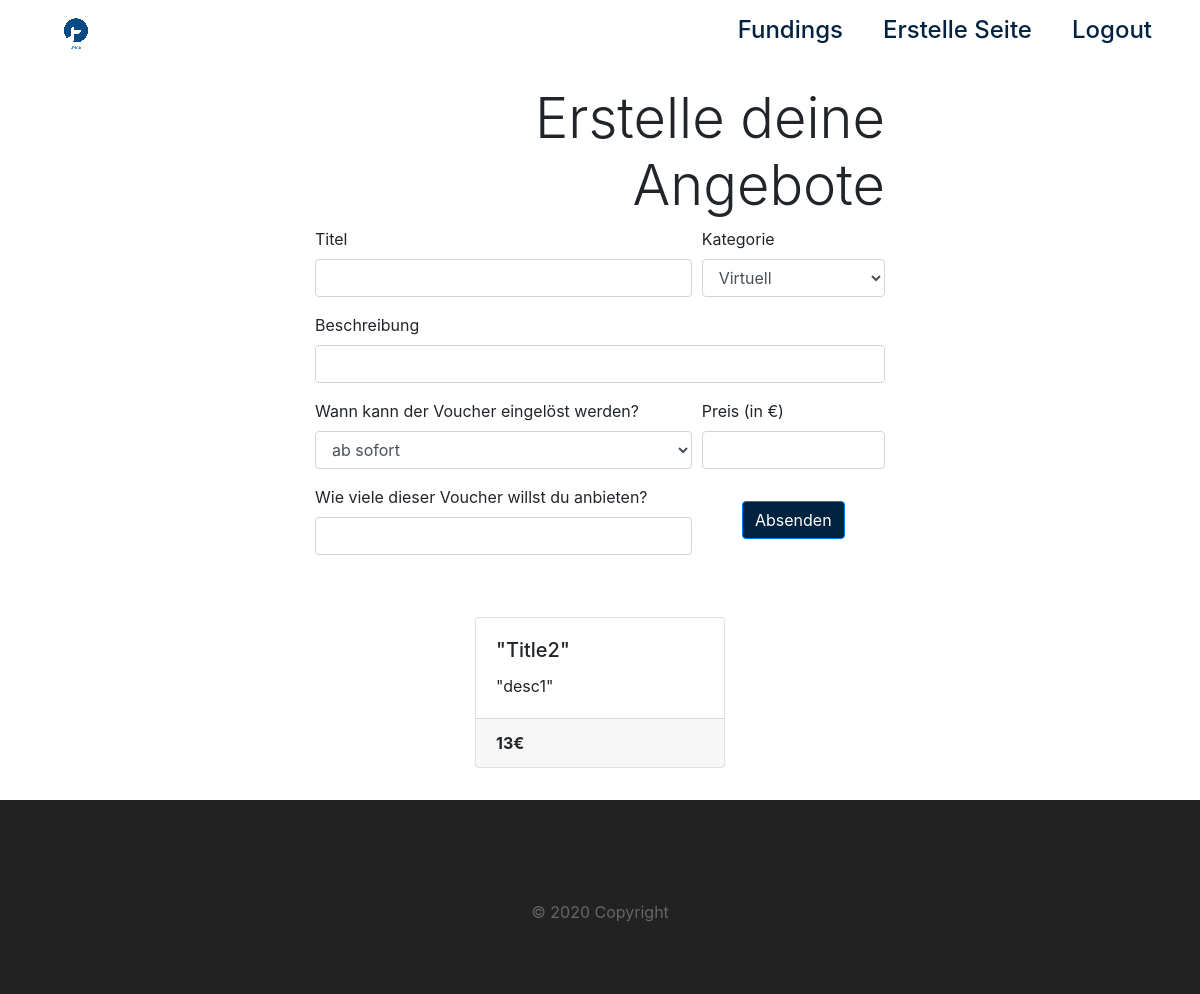
The app's page /createRewards/2 (signed in) with its own data.
### app.py (models this page shows)
class Reward(db.Model):
    Page_Id = db.Column(db.Integer, db.ForeignKey("page.id"))
    id = db.Column(db.Integer, primary_key=True)
    title = db.Column(db.String)
    description = db.Column(db.String)
    category_form = db.Column(db.String)
    category_time = db.Column(db.String)
    price = db.Column(db.Float)
    primary = db.Column(db.Boolean)
    active = db.Column(db.Boolean)

### app.py (the view, shortened to what this page needs)
@app.route("/createRewards/<int:pageId>", methods=['GET', 'POST'])
@login_required
def createRewards(pageId):
    rewards = Reward.query.filter_by(Page_Id=pageId)
    form = CreateRewardForm()
    return render_template("createRewards.html", title="Angebote erstellen", form=form, rewards=rewards)

### app.py
class CreateRewardForm(FlaskForm):
    title = StringField(
        "Titel", [DataRequired(message="Bitte gib einen Titel an.")])
    description = StringField(
        "Beschreibung", [DataRequired(message="Bitte gib eine Beschreibung an.")])
    category_form = SelectField("Kategorie", [DataRequired(message="Bitte wähle eine Kategorie aus.")], choices=[
                                  ('Virtuell', 'Virtuell'), ('Analog', 'Analog')])
    category_time = SelectField("Wann kann der Voucher eingelöst werden?", [DataRequired(message="Bitte wähle einen Zeitraum aus.")], choices=[
        ('ab sofort', 'ab sofort'), ('nach der Krise', 'nach der Krise')])
    price = IntegerField(
        "Preis (in €)", [DataRequired(message="Bitte gib einen Preis an.")])
    number = IntegerField("Wie viele dieser Voucher willst du anbieten?", validators=[
                                  DataRequired(message="Bitte gib eine Anzahl an."), NumberRange(min=0)])
    submit = SubmitField('Absenden')

### app.py (called while the page is built)
@login.user_loader
def load_user(id):
    return User.query.get(int(id))

### templates/createRewards.html (shortened to what this page needs)
{% extends "layout.html" %}
{% block body %}
<div class="container-fluid my-3">
  <div class="row justify-content-center">
    <div class="col-12 col-lg-6">
      <div class="text-right">
        <h1 class="display-4">Erstelle deine Angebote</h1>
      </div>
      <form id="createRewardForm" action="" method="post">
        <div class="form-row">
          <div class="form-group col-8">
            {{ form.title.label }}
            {{ form.title(class="form-control") }}
          </div>
          <div class="form-group col-4">
            {{ form.category_form.label }}
            {{ form.category_form(class="form-control") }}
          </div>
        </div>
        <div class="form-group">
          {{ form.description.label }}
          {{ form.description(class="form-control") }}
        </div>
        <div class="form-row">
          <div class="form-group col-8">
            {{ form.category_time.label }}
            {{ form.category_time(class="form-control") }}
          </div>
          <div class="form-group col-4">
            {{ form.price.label }}
            {{ form.price(class="form-control") }}
          </div>
        </div>
        <div class="form-row">
          <div class="form-group col-8">
            {{ form.number.label }}
            {{ form.number(class="form-control") }}
          </div>
          <div class="form-group col-4 text-center">
            {{ form.submit(class="btn btn-primary mt-3") }}
          </div>
        </div>
      </form>
    </div>
  </div>
  <div class="row justify-content-center" style="margin-top:30px;">
    <div class="col-10">
      <div class="card-deck justify-content-center">
      {% for r in rewards %}
        <div class="card my-3" style="min-width:250px; max-width:250px;">
          <div class="card-body">
            <h5 class="card-title">{{ r.title }}</h5>
            <p class="card-text">{{ r.description }}</p>
          </div>
          <div class="card-footer">
            <strong>{{ r.price | int }}€</strong>
          </div>
        </div>
        {% endfor %}
      </div>
    </div>
  </div>
</div>
{% endblock %}

### static/main.css (style rules this page uses)
body { padding: 0; margin: 0; background: #fff; }
.btn-primary { background-color: #01233f; }

### records on screen
Reward: title "\"Title2\"", description "\"desc1\"", price "13"
